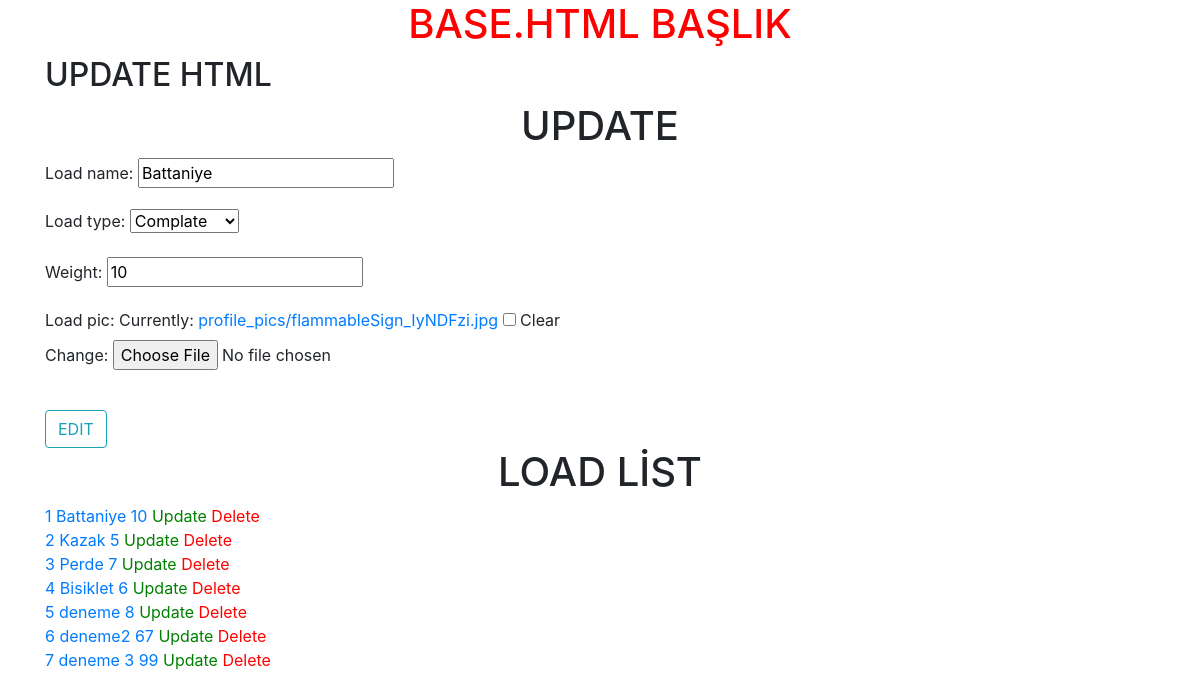
/loads/list/update/1/, run on the app's committed database.
### loads/models.py (models this page shows)
class Loads(models.Model):
    LOAD_TYPES=[
        ("K", 'Complate'),
        ("P", 'Parsial'),
        ("KP", 'Copm-Pars'),
    ]
    load_name = models.CharField(max_length=30)
    load_type = models.CharField(max_length=2, choices=LOAD_TYPES, default="K")
    weight = models.IntegerField(blank=True, null=True)
    register_date = models.DateTimeField(auto_now_add=True)
    update_date = models.DateTimeField(auto_now=True)
    load_pic = models.ImageField(upload_to='profile_pics', blank=True)
    class Meta:
        verbose_name_plural = "Yükler"
    def __str__(self):
        return f"{self.id} {self.load_name} {self.weight}"

### loads/views.py (the view)
# urls.py: path('list/update/<int:id>/', LoadUpdateView.as_view(), name='load_update'),
class LoadUpdateView(UpdateView):
    model = Loads
    form_class = LoadCreateForm
    template_name = "loads/load_update.html"
    success_url = reverse_lazy("load_add")
    pk_url_kwarg = "id"
    def get_context_data(self, **kwargs):
        context = super().get_context_data(**kwargs)
        context['loads'] = Loads.objects.all()
        return context

### loads/forms.py
class LoadCreateForm(forms.ModelForm):
    class Meta:
        model = Loads
        fields = '__all__'

### loads/templates/loads/load_update.html (shortened to what this page needs)
{% extends 'base/base.html' %}
{% block content %}
<h2>UPDATE HTML</h2>
<h1 style="text-align: center;">UPDATE</h1>
<form method="POST" enctype="multipart/form-data">
    <div>{{ form.as_p }}</div>
    <br />
    <div class="w-full flex flex-auto">
        <button type="submit" class="btn btn-outline-info bg-red justify-center">EDIT</button></div>
</form>
<h1 style="text-align: center;">LOAD LİST</h1>
{% for load in loads %}
<div style="color: blue;"><a href="../../detail/{{load.id}}">{{load}}</a> <a style="color: green;" href="../{{load.id}}"> Update </a> <a style="color: red;" href="delete/{{contact.id}}">Delete</a> </div>
{% endfor %}
{% endblock %}

### data on the page
Loads: load_name "Battaniye", load_type "Complate", weight "10", id+load_name+weight "1 Battaniye 10"
Loads: id+load_name+weight "2 Kazak 5"
Loads: id+load_name+weight "3 Perde 7"
Loads: id+load_name+weight "4 Bisiklet 6"
Loads: id+load_name+weight "5 deneme 8"
Loads: id+load_name+weight "6 deneme2 67"
Loads: id+load_name+weight "7 deneme 3 99"
